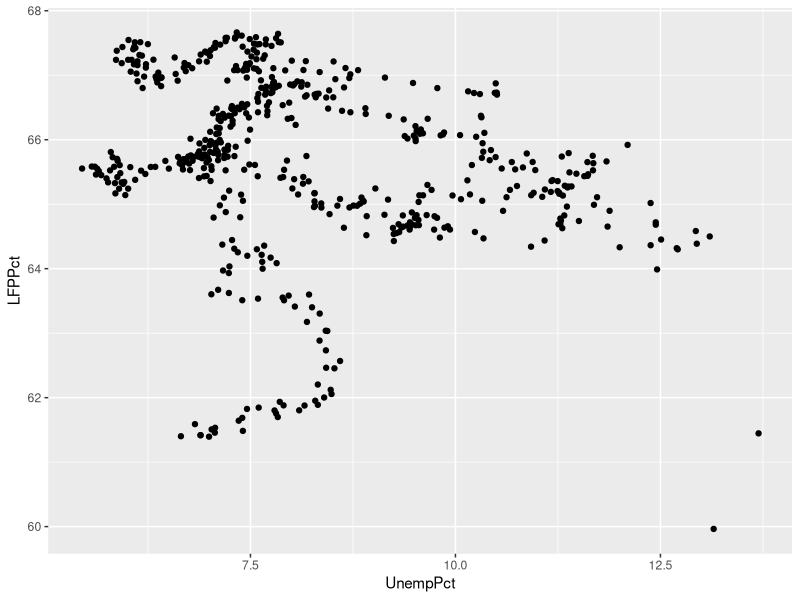
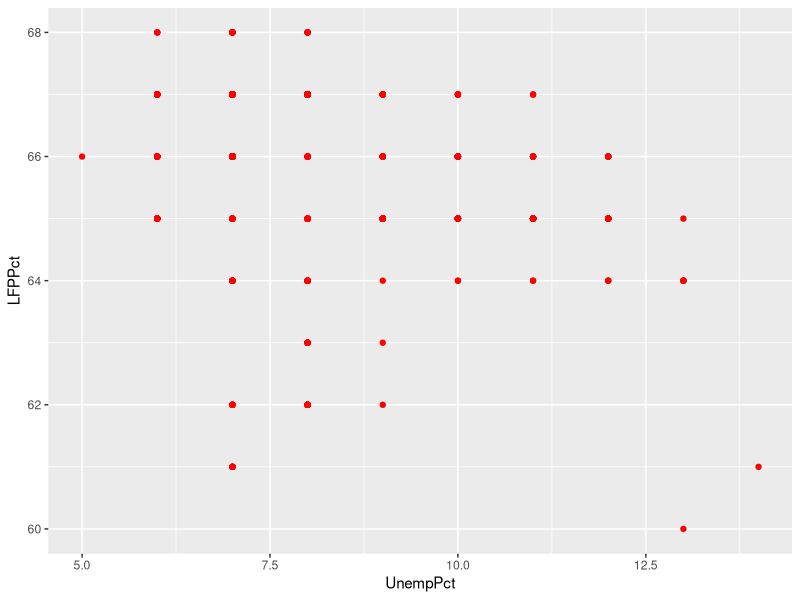
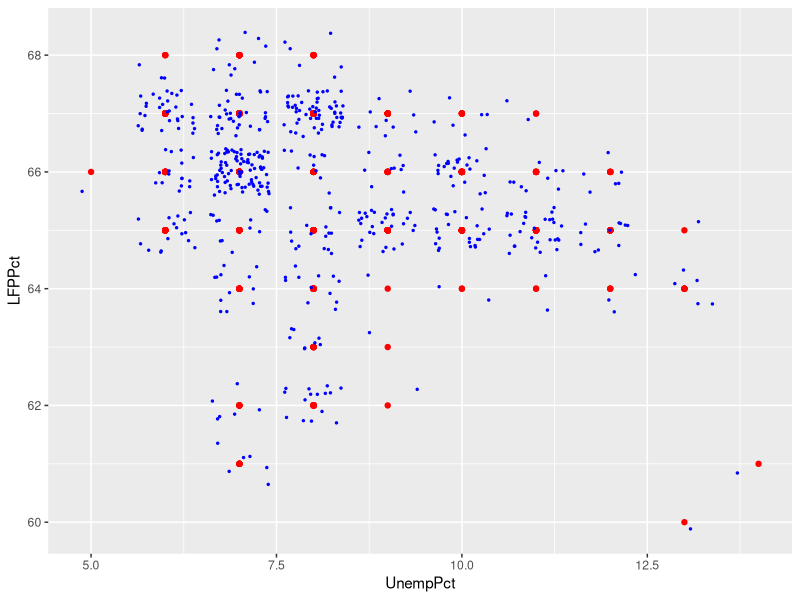
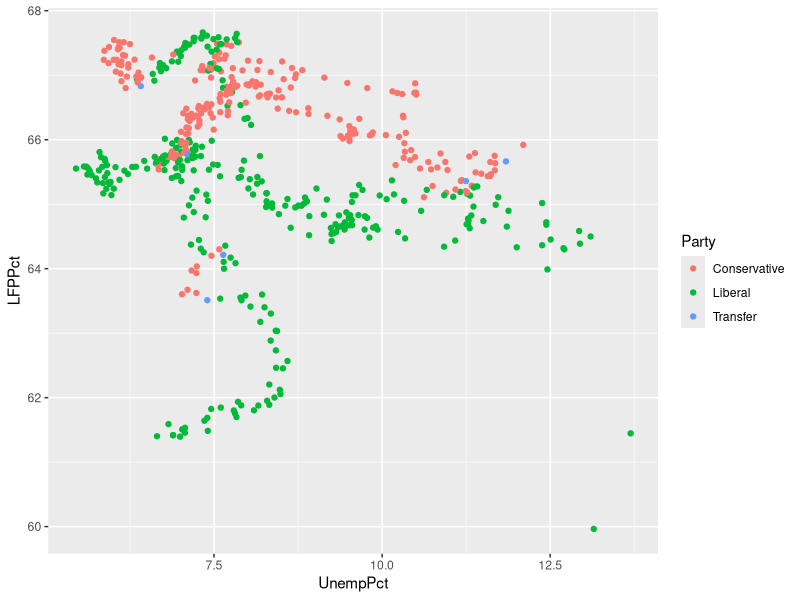
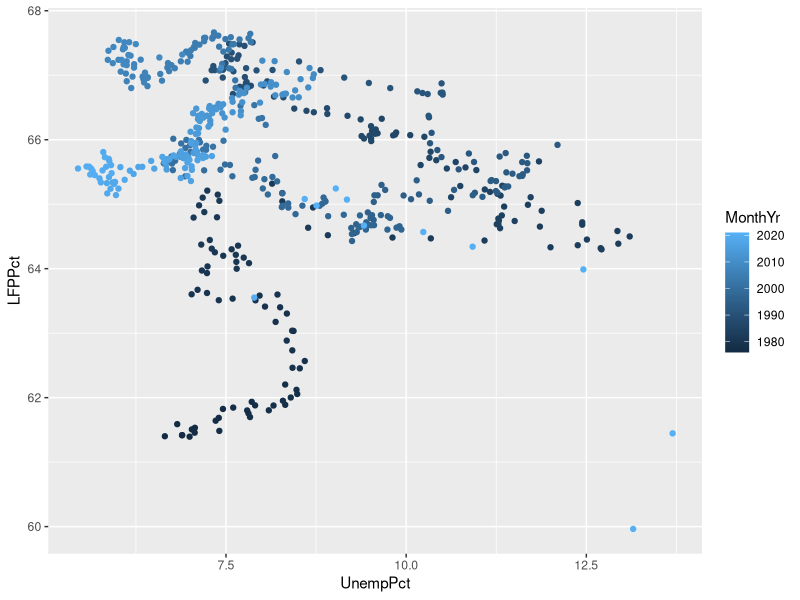
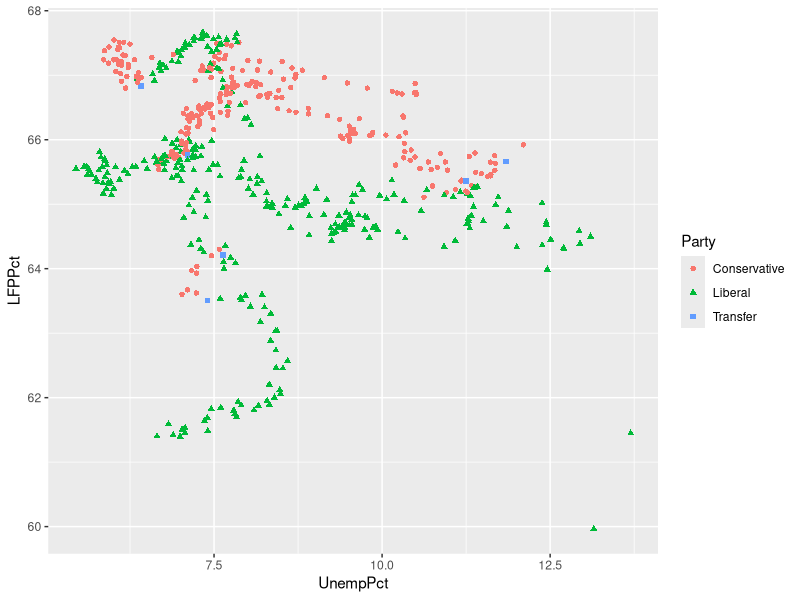
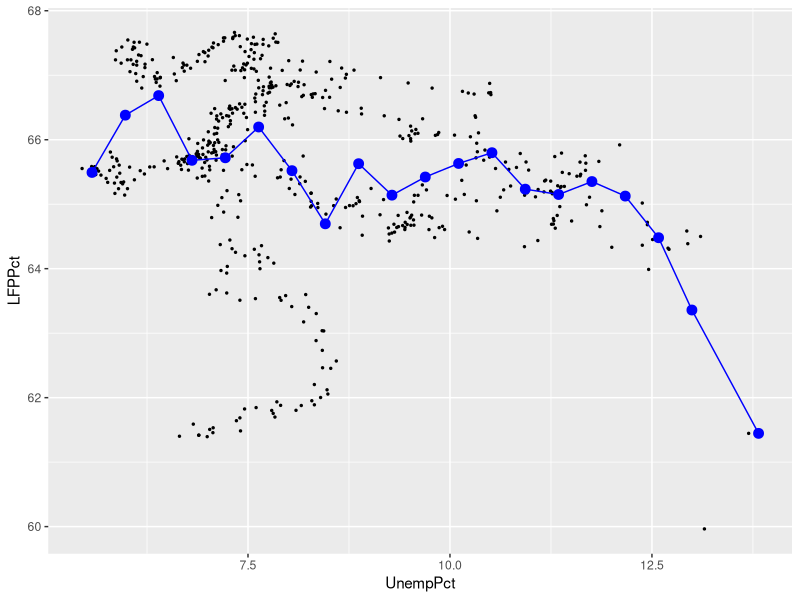
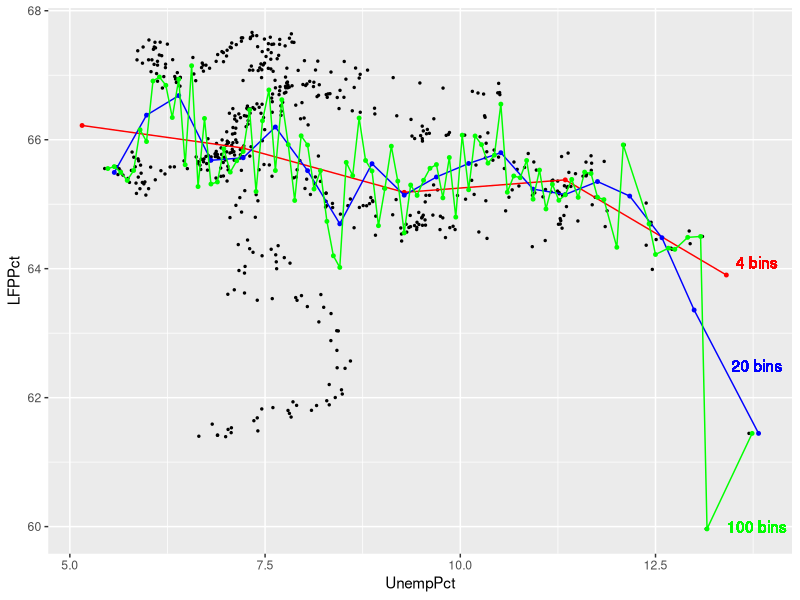

Write R code to recreate these figures, in order.
## ---- chunk 1
knitr::opts_chunk$set(echo = TRUE,
                      prompt = FALSE,
                      tidy = TRUE,
                      collapse = TRUE)
library("tidyverse")
EmpData <- read_csv("sampledata/EmploymentData.csv")
# Make permanent changes to EmpData
EmpData <- EmpData %>%
  mutate(MonthYr = as.Date(MonthYr,"%m/%d/%Y")) %>% 
  mutate(UnempPct = 100*UnempRate) %>% 
  mutate(LFPPct = 100*LFPRate)
## ---- chunk 2
# For two specific columns of data
cov(EmpData$UnempPct,EmpData$LFPPct)
cor(EmpData$UnempPct,EmpData$LFPPct)
## ---- chunk 3
# Correlation matrix for the whole data set (at least the numerical parts)
EmpData %>%
  select(where(is.numeric)) %>%
  cor()
## ---- chunk 4
# EmpData has missing data in 1976 for the variable AnnPopGrowth
# Pairwise will only exclude 1976 from calculations involving AnnPopGrowth
EmpData %>%
  select(where(is.numeric)) %>%
  cor(use="pairwise.complete.obs")
# Casewise will exclude 1976 from all calculations
EmpData %>%
  select(where(is.numeric)) %>%
  cor(use="complete.obs")
## ---- chunk 5
ggplot(data = EmpData,
       aes(x = UnempPct,y = LFPPct)) +
  geom_point()
## ---- chunk 6
# Round UnempPct and LFPPct to nearest integer
RoundedEmpData <- EmpData %>% 
  mutate(UnempPct=round(UnempPct)) %>% 
  mutate(LFPPct=round(LFPPct))
## ---- chunk 7
# Create graph using rounded data
ggplot(data=RoundedEmpData, aes(x=UnempPct,y=LFPPct)) + 
  geom_point(col="red")
## ---- chunk 8
ggplot(data=RoundedEmpData,aes(x=UnempPct,y=LFPPct)) + 
  geom_point(col="red") +
  geom_jitter(size=0.5, col="blue")
## ---- chunk 9
ggplot(data=EmpData,aes(x=UnempPct,y=LFPPct,col=Party)) + 
  geom_point()
ggplot(data=EmpData,aes(x=UnempPct,y=LFPPct,col=MonthYr)) + 
  geom_point()
## ---- chunk 10
ggplot(data=EmpData,aes(x=UnempPct,y=LFPPct,col=Party)) + 
  geom_point(aes(shape=Party))
## ---- chunk 11
ggplot(data=EmpData,aes(x=UnempPct,y=LFPPct)) + 
 geom_point(size=0.5) +
  stat_summary_bin(fun='mean', bins=20,
                   col="blue", size=3, geom='point') +
  stat_summary_bin(fun='mean', bins=20,
                   col="blue", size=0.5, geom='line')
## ---- chunk 12
ggplot(data=EmpData,aes(x=UnempPct,y=LFPPct)) + 
 geom_point(size=0.5) +
  stat_summary_bin(fun='mean', bins=4,
                   col="red", size=1, geom='point') +
  stat_summary_bin(fun='mean', bins=4,
                   col="red", size=0.5, geom='line') +
  stat_summary_bin(fun='mean', bins=20,
                   col="blue", size=1, geom='point') +
  stat_summary_bin(fun='mean', bins=20,
                   col="blue", size=0.5, geom='line') +
  stat_summary_bin(fun='mean', bins=100,
                   col="green", size=1, geom='point') +
  stat_summary_bin(fun='mean', bins=100,
                   col="green", size=0.5, geom='line') +
  geom_text(x=13.8,y=64.1,label="4 bins",col="red") +
  geom_text(x=13.8,y=62.5,label="20 bins",col="blue") +
  geom_text(x=13.8,y=60,label="100 bins",col="green")
## ---- chunk 13
ggplot(data=EmpData,aes(x=UnempRate,y=LFPRate)) + 
  geom_point(size = 0.5) +
  geom_smooth()
## ---- chunk 14
ggplot(data=EmpData,aes(x=UnempPct,y=LFPPct)) + 
  geom_point(size=0.5) +
  geom_smooth(method="lm") 
## ---- chunk 15
ggplot(data=EmpData,aes(x=UnempPct,y=LFPPct)) + 
  geom_point(size=0.5) +
  geom_smooth(col="red") + 
  geom_smooth(method="lm",col="blue") 
